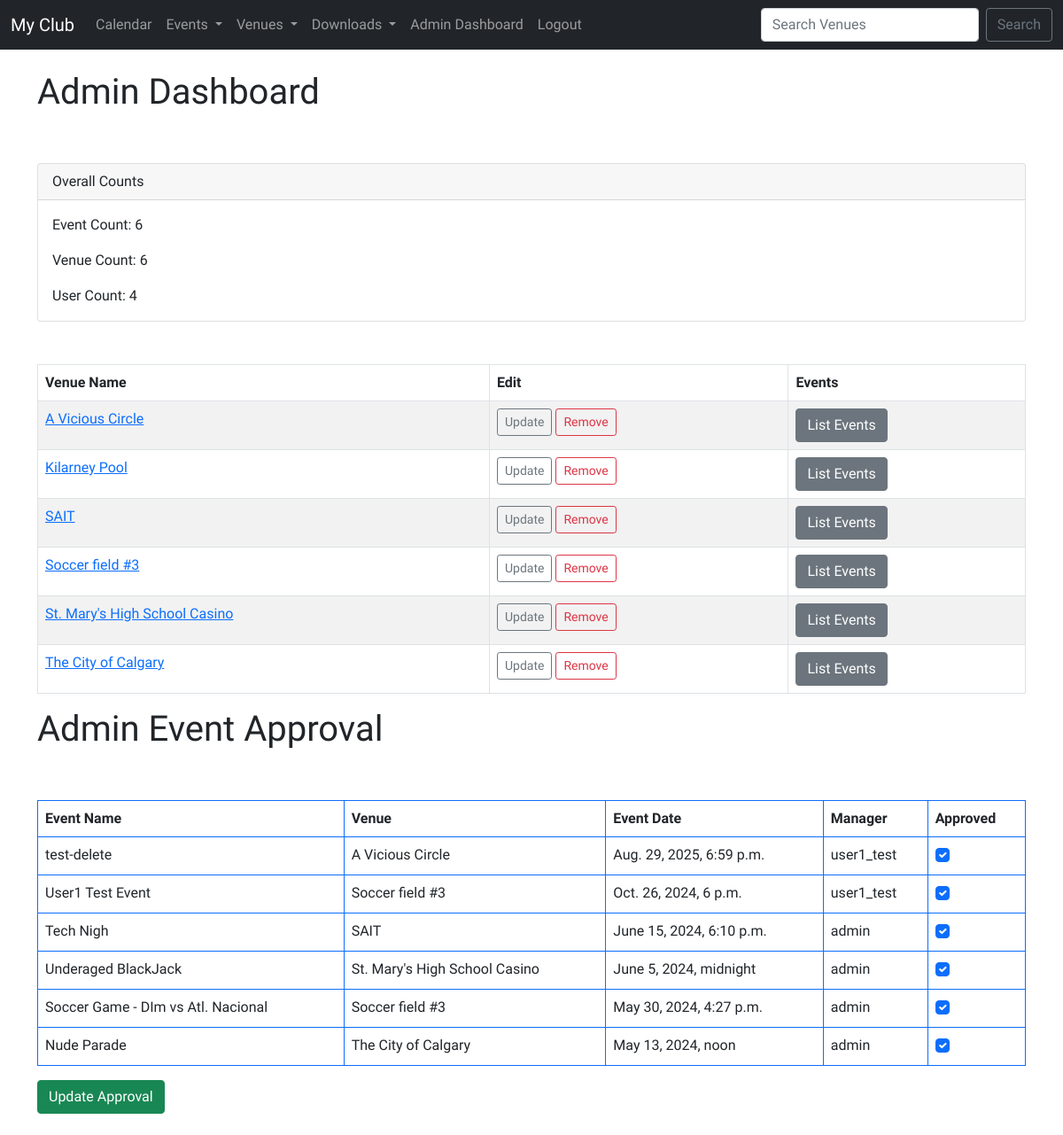
Page /admin_approval (signed in) on the earlier database version.
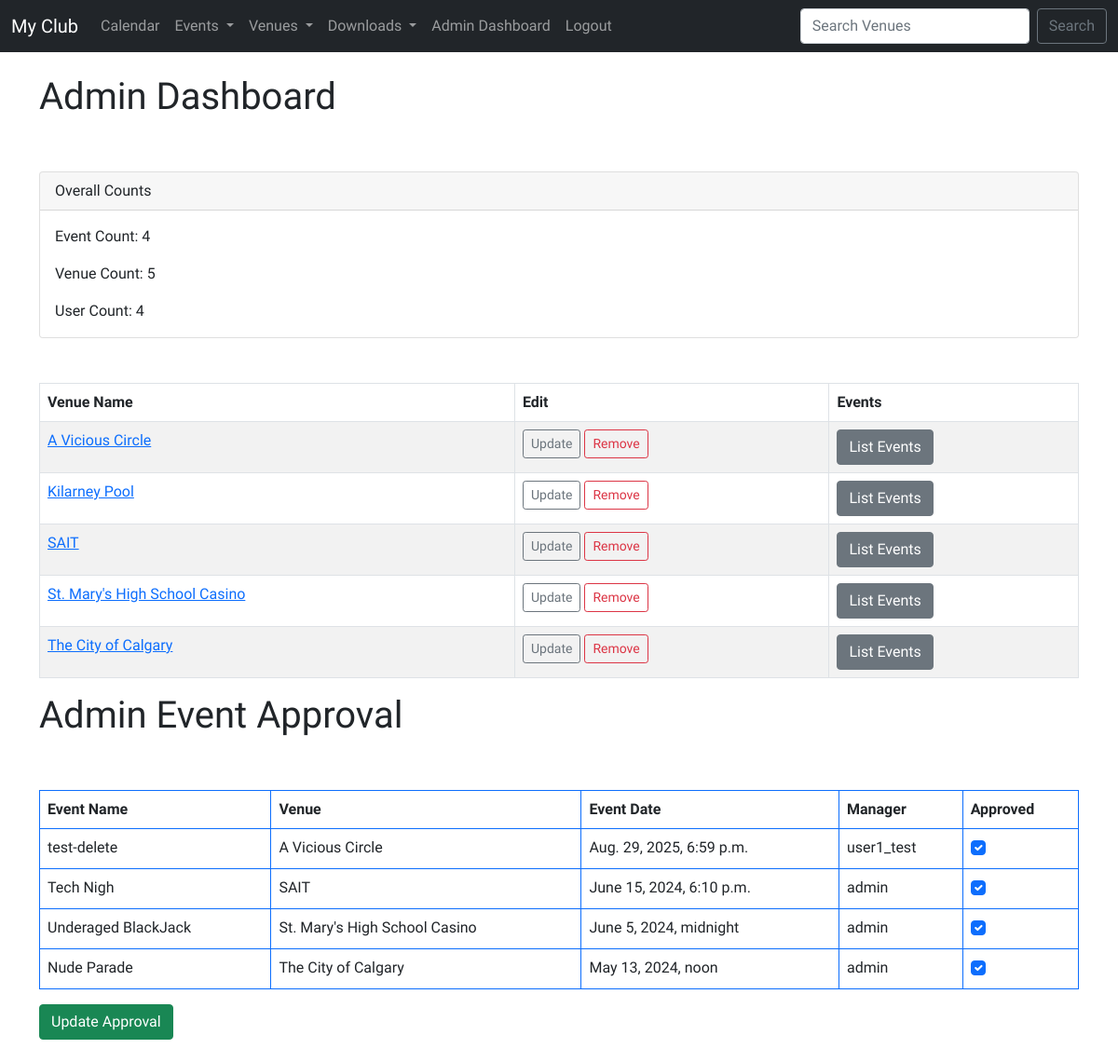
Same page on the later database version.
### events/models.py (models this page shows, shortened)
class Venue(models.Model):
    name            = models.CharField('Venue Name', max_length=120)
    address         = models.CharField(max_length=300)
    zip_code        = models.CharField('Zip Code', max_length=12)
    phone           = models.CharField('Contact Phone', max_length=25, blank=True)
    web             = models.URLField('Website Address', blank=True)
    email_address   = models.EmailField('Email', blank=True)
    owner           = models.ForeignKey(User, on_delete=models.CASCADE, verbose_name='Venue Owner')     # associates with user_id
    venue_image     = models.ImageField(upload_to="images/", null=True, blank=True)
    def __str__(self):
        return self.name

class Event(models.Model):
    name            = models.CharField('Event Name', max_length=150)
    event_date      = models.DateTimeField('Event date')
    venue           = models.ForeignKey(Venue, on_delete=models.CASCADE, blank=True, null=True)   #connect Venue entity
    manager         = models.ForeignKey(User, blank=True, null=True, on_delete=models.SET_NULL, related_name='managed_event')    # events linked to user won't be deleted if user is deleted
    description     = models.TextField(blank=True)
    attendees       = models.ManyToManyField(User, blank=True, related_name='attended_events')
    approved        = models.BooleanField('Approved', default=False, blank=True, null=True)
    def __str__(self):
        return self.name

### events/views.py (the view)
# urls.py: path('admin_approval', views.admin_approval, name='admin-approval'),
def admin_approval(request):
    venue_list = Venue.objects.all().order_by('name')
    event_count = Event.objects.all().count()
    venue_count = Venue.objects.all().count()
    user_count = User.objects.all().count()
    event_list = Event.objects.all().order_by('-event_date')
    if request.user.is_superuser:
        if request.method == "POST":
            id_list = request.POST.getlist('boxes')     # get list with event_id of checked boxes (named 'boxes)
            event_list.update(approved=False)
            for i in id_list:
                Event.objects.filter(pk=int(i)).update(approved=True)       # updates approve to true, by filtering pk of event.id in box
            messages.success(request, ('Event List Approval Updated.'))
            return redirect('events:list-events')
        else:
            return render(request, 'events/admin_approval.html',
                          {"event_list": event_list,
                           "event_count": event_count,
                           "venue_count": venue_count,
                           "user_count": user_count,
                           "venue_list": venue_list})
    else:
        messages.success(request, ('Administrator Permission is required to access this page'))
        return redirect('events:list-events')
    return render(request, 'events/admin_approval.html')

### events/templates/events/admin_approval.html (shortened to what this page needs)
{% extends 'base.html' %}
{% block content %}
{% if user.is_authenticated %}
    <h1>Admin Dashboard</h1>
    <br/><br/>
    <form action="" method=POST>
        <div class="card">
            <div class="card-header">
                Overall Counts
            </div>
            <div class="card-body">
                <p class="card-text">Event Count: {{event_count}}</p>
                <p class="card-text">Venue Count: {{venue_count}}</p>
                <p class="card-text">User Count: {{user_count}}</p>
            </div>
        </div>
        <br/><br/>
        <table class="table table-striped table-hover table-bordered">
            <thead>
                <tr>
                <th scope="col">Venue Name</th>
                <th scope="col">Edit</th>
                <th scope="col">Events</th>
                </tr>
            </thead>
            <tbody>
            {% for venue in venue_list %}
                <tr>
                    <td><a href="{% url 'events:show-venue' venue.id %}">{{venue}}</a></td>
                    <td>
                        <a href="{% url 'events:update-venue' venue.id %}" class="btn btn-outline-secondary btn-sm">Update</a>
                        <a href="{% url 'events:delete-venue' venue.id %}" class="btn btn-outline-danger btn-sm">Remove</a>
                    </td>
                    <td><a href="{% url 'events:venue-events' venue.id %}" class="btn btn-secondary">List Events</a></td>
                </tr>
            {% endfor %}
            </tbody>
        </table>
        <h1>Admin Event Approval</h1>
        <br><br>
        <table class="table table-stripped table-hover table-bordered border-primary">
            <thead>
            <tr>
                <th scope="col">Event Name</th>
                <th scope="col">Venue</th>
                <th scope="col">Event Date</th>
                <th scope="col">Manager</th>
                <th scope="col">Approved</th>
            </tr>
            </thead>
            <tbody>
                {% for event in event_list %}
                <tr>
                    <td>{{ event }}</td>
                    <td>{{ event.venue }}</td>
                    <td>{{ event.event_date }}</td>
                    <td>{{ event.manager }}</td>
                    <td>
                        {% if event.approved %}
                            <div class="form-check">
                                <input type="checkbox" class="form-check-input" checked="checked" value={{event.id}} name="boxes">
                            </div>
                        {% else %}
                            <div class="form-check">
                                <input type="checkbox" class="form-check-input" value={{event.id}} name="boxes">
                            </div>
                        {% endif %}
                    </td>
                {% endfor %}
                </tr>
            </tbody>
        </table>
        <button class="btn btn-success" type="submit">Update Approval</button>
    </form>
    <br>
{% endif %}
{% endblock %}

### events/templates/base.html (shortened to what this page needs)
{% load static %}
<!DOCTYPE html>
<html lang="en-us">
    <head>
        <link rel="stylesheet" type="text/css" href="{% static '/styles/main.css' %}">
        <link href="https://cdn.jsdelivr.net/npm/bootstrap@5.0.2/dist/css/bootstrap.min.css" rel="stylesheet">
    </head>
    <body>
        {% include 'partials/navbar.html' %}
        <br>
        <div class="container">
            {% block content %}
            {% endblock %}
         </div>
    </body>
</html>

### events/templates/partials/navbar.html (shortened to what this page needs)
<nav class="navbar navbar-expand-lg navbar-dark bg-dark">
    <div class="container-fluid">
        <a href="{% url 'events:home' '2024' 'May' %}" class="navbar-brand">My Club</a>
        <div class="collapse navbar-collapse" id="navbarSupportContent">
            <ul class="navbar-nav me-auto mb-2 mb-lg-0">
                <li class="nav-time">
                    <a href="{% url 'events:home' '2024' 'May' %}" class="nav-link">Calendar</a>
                </li>
                <li class="nav-item dropdown">
                    <a class="nav-link dropdown-toggle" href="#" id="navbarDropdown" role="button" data-bs-toggle="dropdown" aria-expanded="false">
                      Events
                    </a>
                </li>
                <li class="nav-item dropdown">
                    <a class="nav-link dropdown-toggle" href="#" id="navbarDropdown" role="button" data-bs-toggle="dropdown" aria-expanded="false">
                      Venues
                    </a>
                </li>
                <li class="nav-item dropdown">
                    <a class="nav-link dropdown-toggle" href="#" id="navbarDropdown" role="button" data-bs-toggle="dropdown" aria-expanded="false">
                      Downloads
                    </a>
                  </li>
                {% if user.is_authenticated %}
                    {% if user.is_superuser %}
                        <li class="nav-item"><a href="{% url 'events:admin-approval' %}" class="nav-link">Admin Dashboard</a></li>
                    {% endif %}
                    <li class="nav-item">
                        <a href="{% url 'logout' %}" class="nav-link">Logout</a>
                    </li>
                {% endif %}
            </ul>
            <form method="POST" action="{% url 'events:search-venues' %}" class="d-flex">
                <input type="search" class="form-control me-2" placeholder="Search Venues" name="searched" aria-label="Search">
                <button type="Submit" class="btn btn-outline-secondary" >Search</button>
            </form>
        </div>
    </div>
</nav>

### static/styles/main.css (style rules this page uses)
* { margin: 0; padding: 0; box-sizing: border-box; text-decoration: none; border: none; outline: none; scroll-behavior: smooth; font-family: 'KoHo'; }

Differences in the rows shown:
removed Venue: name "Soccer field #3"
removed Event: name "User1 Test Event", venue "Soccer field #3", event_date "Oct. 26, 2024, 6 p.m.", manager "user1_test"
removed Event: name "Soccer Game - DIm vs Atl. Nacional", venue "Soccer field #3", event_date "May 30, 2024, 4:27 p.m.", manager "admin"
Other differences:
{{ event_count }}: "6" → "4"
{{ venue_count }}: "6" → "5"
